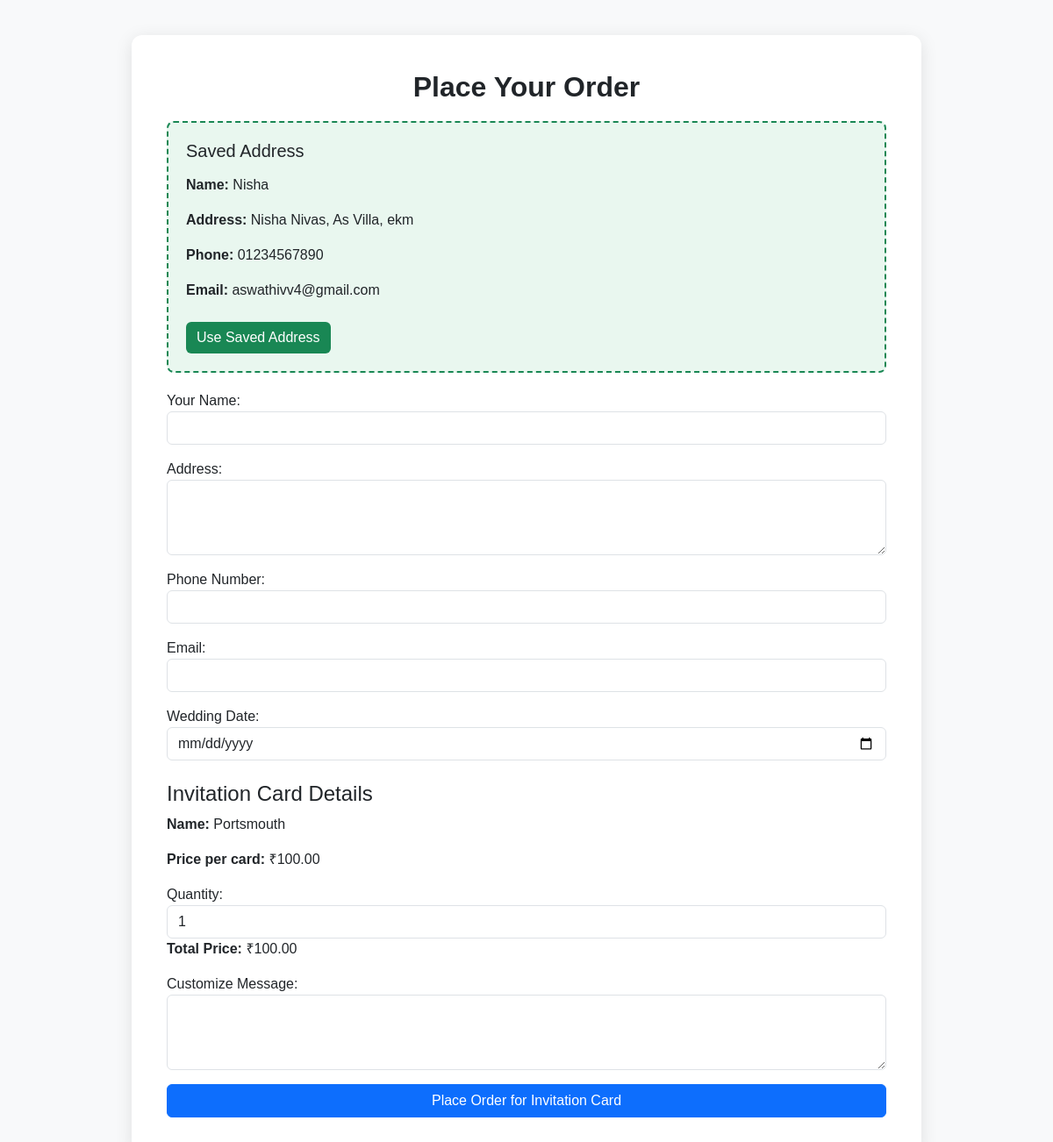
/inv-address/3/ (signed in), run on the app's committed database.
### app/models.py (models this page shows, shortened)
class Address(models.Model):
    user = models.ForeignKey(User, on_delete=models.CASCADE)
    name = models.CharField(max_length=255)
    address = models.TextField()
    phone_number = models.CharField(max_length=20)
    email = models.EmailField()

class InvitationCard(models.Model):
    category = models.ForeignKey(InvitationCategory, on_delete=models.CASCADE)
    name = models.CharField(max_length=100)
    price=models.IntegerField()
    img1 = models.FileField()
    img2 = models.FileField(blank=True, null=True)
    img3 = models.FileField(blank=True, null=True)
    img4 = models.FileField(blank=True, null=True)
    size = models.CharField(max_length=50)

### app/views.py (the view, shortened to what this page needs)
# urls.py: path('inv-address/<int:id>/', views.invitation_address_page, name='invitation_address_page'),
def invitation_address_page(req, id):
    card = get_object_or_404(InvitationCard, pk=id)
    user = req.user
    user_address = Address.objects.filter(user=user).order_by('-id').first()
    return render(req, 'user/order.html', {'card': card, 'user_address': user_address})

### templates/user/order.html (shortened to what this page needs)
<!DOCTYPE html>
<html lang="en">
<head>
  <link href="https://cdn.jsdelivr.net/npm/bootstrap@5.3.3/dist/css/bootstrap.min.css" rel="stylesheet">
  <link href="https://unpkg.com/aos@next/dist/aos.css" rel="stylesheet">
</head>
<body>
<div class="container" data-aos="fade-up">
  <h2 class="text-center">Place Your Order</h2>
  {% if user_address %}
  <div id="saved-address-box" class="saved-address-box"
       data-name="{{ user_address.name }}"
       data-address="{{ user_address.address }}"
       data-phone="{{ user_address.phone_number }}"
       data-email="{{ user_address.email }}">
    <h5>Saved Address</h5>
    <p><strong>Name:</strong> {{ user_address.name }}</p>
    <p><strong>Address:</strong> {{ user_address.address }}</p>
    <p><strong>Phone:</strong> {{ user_address.phone_number }}</p>
    <p><strong>Email:</strong> {{ user_address.email }}</p>
    <button type="button" id="use-saved-address-btn" class="btn btn-use-address mt-2">Use Saved Address</button>
  </div>
  {% endif %}
  <form method="POST">
    <div class="mb-3">
      <label for="name">Your Name:</label>
      <input type="text" name="name" id="name" class="form-control" required>
    </div>
    <div class="mb-3">
      <label for="address">Address:</label>
      <textarea name="address" id="address" class="form-control" rows="3" required></textarea>
    </div>
    <div class="mb-3">
      <label for="phone_number">Phone Number:</label>
      <input type="text" name="phone_number" id="phone_number" class="form-control" required>
    </div>
    <div class="mb-3">
      <label for="email">Email:</label>
      <input type="email" name="email" id="email" class="form-control" required>
    </div>
    <div class="mb-3">
      <label for="date">Wedding Date:</label>
      <input type="date" name="date" id="date" class="form-control" required>
    </div>
    {% if card %}
      <div class="mt-4">
        <h4>Invitation Card Details</h4>
        <p><strong>Name:</strong> {{ card.name }}</p>
        <p><strong>Price per card:</strong> ₹{{ card.price|floatformat:2 }}</p>
        <label for="qty_card">Quantity:</label>
        <input type="number" name="qty_card" id="qty_card" class="form-control" value="1" min="1"
               data-price="{{ card.price|floatformat:2 }}" onchange="updateTotalPrice('card')">
        <p><strong>Total Price:</strong> <span id="total_price_card">₹{{ card.price|floatformat:2 }}</span></p>
        <label for="message">Customize Message:</label>
        <textarea name="message" id="message" class="form-control" rows="3"></textarea>
      </div>
    {% endif %}
    <button type="submit" class="btn btn-primary mt-3 w-100">
      {% if card %} Place Order for Invitation Card
      {% elif des %} Book Destination Wedding
      {% elif items %} Confirm Item Purchase
      {% else %} Confirm Order
      {% endif %}
    </button>
  </form>
</div>
</body>
</html>

### templates/user/order.html (style rules this page uses)
body { background-color: #f8f9fa; font-family: 'Poppins', sans-serif; }
.container { max-width: 900px; background: #fff; padding: 40px; border-radius: 12px; box-shadow: 0 4px 20px rgba(0, 0, 0, 0.1); margin-top: 40px; }
h2 { font-weight: 600; margin-bottom: 20px; }
.saved-address-box { border: 2px dashed #198754; padding: 20px; border-radius: 8px; background-color: #e9f7ef; margin-bottom: 20px; position: relative; }
.saved-address-box h5 { margin-bottom: 15px; }
.btn-use-address { background-color: #198754; color: white; border: none; transition: all 0.3s ease; }

### data on the page
Address: name "Nisha", address "Nisha Nivas, As Villa, ekm", phone_number "01234567890", email "aswathivv4@gmail.com"
InvitationCard: name "Portsmouth", price "100.00"
